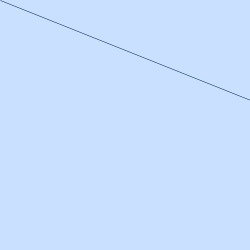
Frame 1 (no input)
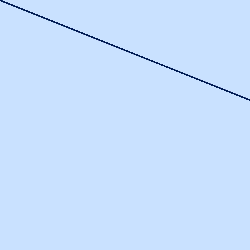
Frame 60 (the mouse pressed at the canvas centre just before this capture)
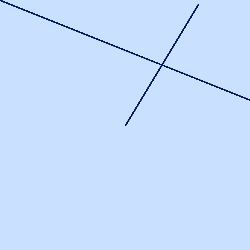
Frame 120 (the mouse held since frame 60 and released just before this capture)

The Processing sketch that drew these frames (run headless with seeded random() and noise(); from frame 60 on, the mouse is pressed at the canvas centre):

// Processing sketch: Lines
// ── Lines.pde
float x1;
float x2;
float y1;
float y2;

float centerX;
float centerY;

float lineWeight = 0.5;

color strokeColor = #001b53;
color backgroundColor = color(201, 225, 255);

void setup() {
  size(250, 250);

  // first point of our line
  x1 = width/4;
  y1 = height/2;

  // second point of our line
  x2 = 3*width/4;
  y2 = height/2;
  
  centerX=random(width);
  centerY=random(height);

  print(x2);

  background(backgroundColor);
}

void draw() {

  x1=mouseX;
  y1=mouseY;

  x2=2*centerX-mouseX;
  y2=2*centerY-mouseY;

  //background(backgroundColor);

  stroke(strokeColor);
  strokeWeight(lineWeight);

  line(x1, y1, x2, y2);
}

void mouseReleased(){
  centerX=mouseX;
  centerY=mouseY;
  strokeColor=color(0, 0, random(256));
}
